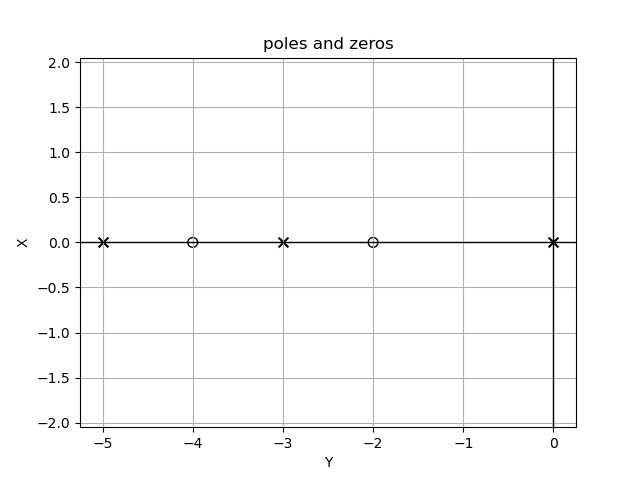

Reproduce this figure in Python.
#simple poles and zeros
import control
import matplotlib.pyplot as plt

num = [ 6, 36, 48]
den = [1,8,15,0]

#Creating a transfer function G = num/den
G = control.tf(num,den) 

control.pzmap(G)
plt.grid(True)
plt.title('poles and zeros')
plt.xlabel('Y')
plt.ylabel('X')
plt.show()
